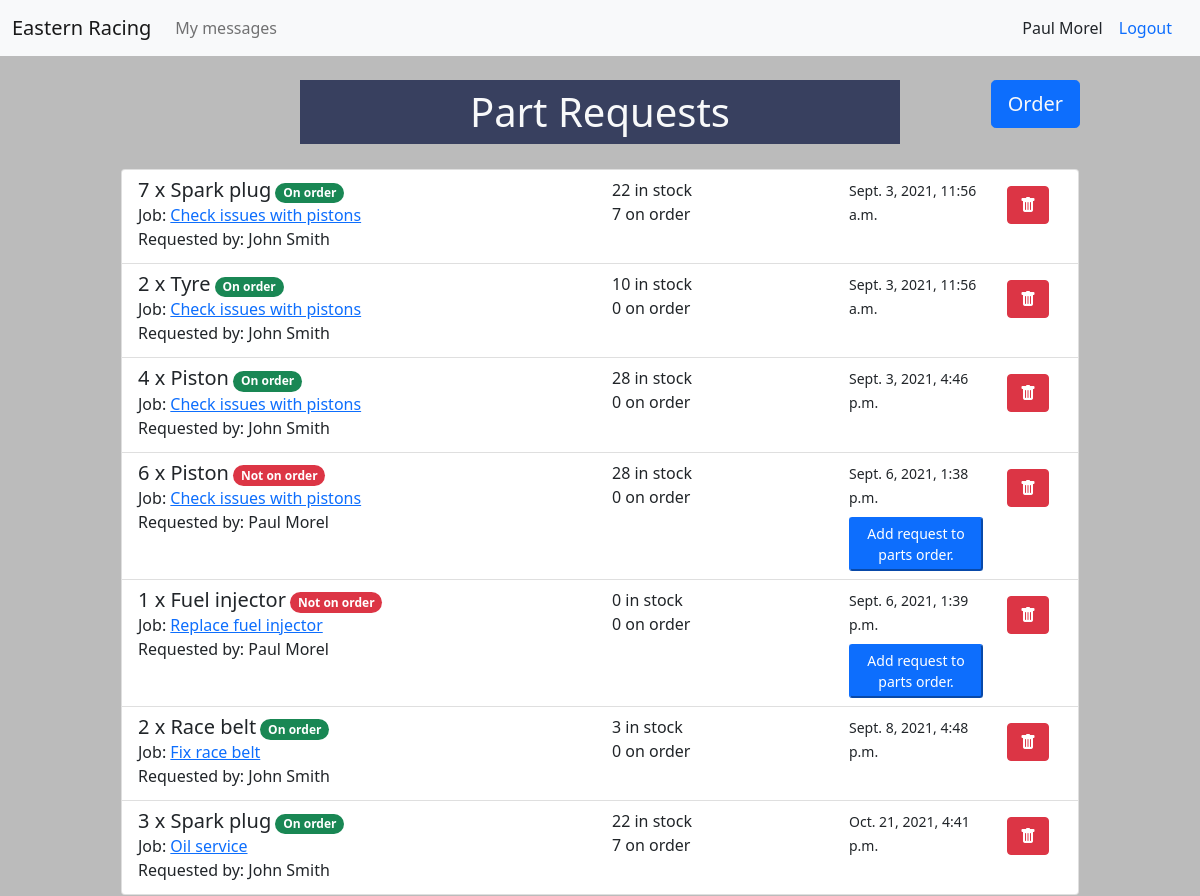
The page /parts/part_request_list/ (signed in) on the database as committed earlier.
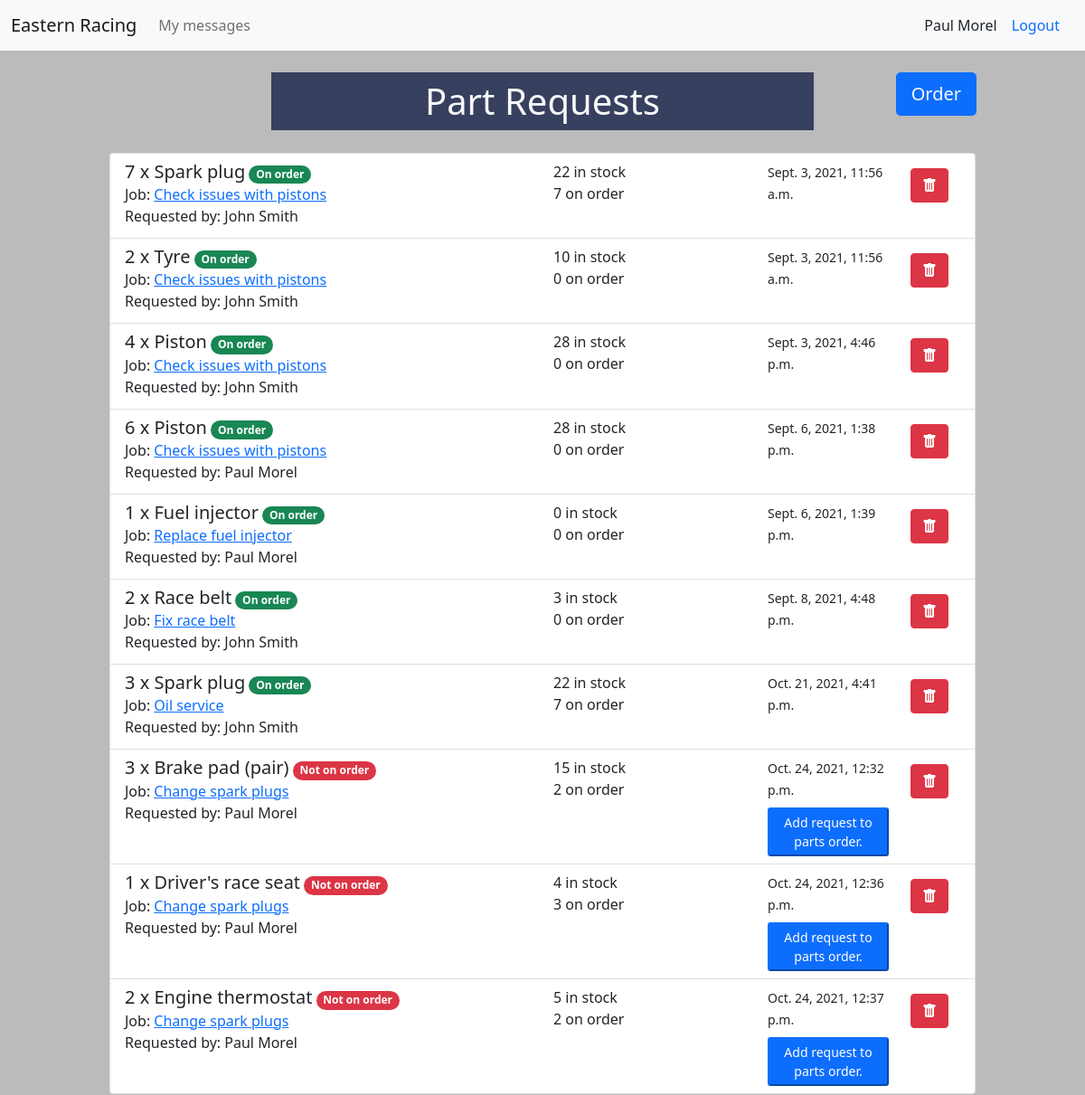
The same page on the database as committed later.
### accounts/models.py (models this page shows)
class User(AbstractUser):
    pass
    def __str__(self):
        return f"{self.first_name} {self.last_name}"

### cars/models.py (models this page shows, shortened)
class PartRequest(models.Model):
    part = models.ForeignKey(Part, on_delete=models.PROTECT, blank=True)
    requested_by = models.ForeignKey(User, on_delete=models.PROTECT)
    assigned_to = models.ForeignKey(Manager, on_delete=models.PROTECT)
    job = models.ForeignKey(Job, on_delete=models.PROTECT, blank=True)
    quantity = models.IntegerField()
    notes = models.TextField(blank=True)
    on_order = models.BooleanField(default=False)
    requested = models.DateTimeField(auto_now_add=True)

class Job(models.Model):
    title = models.CharField(max_length=300)
    description = models.TextField()
    car = models.ForeignKey(Car, on_delete=models.PROTECT)
    employee = models.ForeignKey(Employee, on_delete=models.PROTECT, related_name='assigned_job')
    manager = models.ForeignKey(Manager, on_delete=models.PROTECT, related_name='supervised_job')
    in_progress = models.BooleanField(default=False)
    complete = models.BooleanField(default=False)
    paid = models.BooleanField(default=False)
    estimated_time = models.DurationField(default=timedelta())
    created = models.DateTimeField(auto_now_add=True)
    updated = models.DateTimeField(auto_now=True)
    expected_complete = models.DateTimeField(blank=True)
    invoiced = models.BooleanField(default=False)

### parts/models.py (models this page shows, shortened)
class Part(models.Model):
    name = models.CharField(max_length=200)
    cost_price = models.DecimalField(max_digits=10, decimal_places=2)
    customer_price = models.DecimalField(max_digits=10, decimal_places=2)
    stock_level = models.PositiveIntegerField()
    def get_total_on_order(self):
        total = 0
        for order in self.partsorderunit_set.all():
            if not order.checked_in:
                total += order.quantity
        return total

class PartsOrderUnit(models.Model):
    order = models.ForeignKey(PartsOrder, on_delete=models.PROTECT)
    part = models.ForeignKey(Part, on_delete=models.PROTECT)
    quantity = models.IntegerField()
    cost_each = models.DecimalField(max_digits=10, decimal_places=2)
    total_cost = models.DecimalField(max_digits=10, decimal_places=2)
    checked_in = models.BooleanField(default=False)

### parts/views.py (the view)
# urls.py: path('part_request_list/', views.part_request_list, name='part-request-list'),
@permission_required('parts.add_part')
def part_request_list(request):
    part_requests = PartRequest.objects.filter(assigned_to = request.user.manager)
    context = {
        'part_requests': part_requests,
    }
    return render(request, 'parts/partrequest_list.html', context)

### car_mgmt/context_processors.py (called while the page is built)
def report_form(request):
    report_form = MessageForm(initial={'sender': request.user, 'recipient': Manager.objects.get(id=1).user})
    return {'report_form': report_form}

def login_form(request):
    login_form = AuthenticationForm()
    return {'login_form': login_form}

### parts/templates/parts/partrequest_list.html (shortened to what this page needs)
{% extends 'cars/base.html' %}
{% block content %}
<button class="order-button btn btn-primary text-light btn-lg p-relative" type="button" data-bs-toggle="offcanvas" data-bs-target="#offcanvasRight" aria-controls="offcanvasRight">
  Order</button>
<div class="d-flex justify-content-between">
  <h1 class="col-md-6 mx-auto text-center p-2 bg-parts text-light m-4">Part Requests</h1>
</div>
<div class="list-group listbox mx-auto">
  {% for part_request in part_requests %}
  <div class="list-group-item list-group-item-action">
    <div class="row">
      <div class="col-xs-12 col-md-6">
        <h5 class="mb-1 d-inline">{{ part_request.quantity }} x {{ part_request.part.name }}</h5>
        {% if part_request.on_order %}
        <span class="badge rounded-pill bg-success">On order</span>
        {% else %}
        <span class="badge rounded-pill bg-danger">Not on order</span>
        {% endif %}<br>
        {% if part_request.job %}
        Job: <a href="{% url 'cars:job-details' part_request.job.id %}">{{ part_request.job.title }}</a>
        {% endif %}<br>
        Requested by: {{ part_request.requested_by }}<br>
      </div>
      <div class="col-xs-12 col-md-3">
        {{ part_request.part.stock_level }} in stock<br>
        {{ part_request.part.get_total_on_order }} on order<br>
      </div>
      <div class="col-xs-12 col-md-2">
        <small>{{ part_request.requested }}</small>
        {% if not part_request.on_order %}
        <form action="{% url 'parts:add-part-to-order' %}" method="POST">
          <button type="submit" class="btn-primary btn-sm mt-2">Add request to parts order.</button>
        </form>
        {% endif %}
      </div>
      <div class="col-xs-12 col-md-1">
        <a type="button" class="btn btn-danger mt-2" data-bs-toggle="modal"
          data-bs-target="#deleteModal{{ part_request.id }}"><i class="bi bi-trash-fill"></i></a>
      </div>
    </div>
  </div>
  {% endfor %}
</div>
{% endblock content %}

### cars/templates/cars/base.html (shortened to what this page needs)
{% load static %}
{% load crispy_forms_tags %}
<!DOCTYPE html>
<html lang="en">
<head>
  <link href="https://cdn.jsdelivr.net/npm/bootstrap@5.0.2/dist/css/bootstrap.min.css" rel="stylesheet"
>
  <link rel="stylesheet" href="https://cdn.jsdelivr.net/npm/bootstrap-icons@1.5.0/font/bootstrap-icons.css">
  <link rel="stylesheet" type="text/css" href="{% static 'css/main.css' %}">
</head>
<body>
  <nav class="navbar navbar-expand-lg navbar-light bg-light">
    <div class="container-fluid">
      <a href="{% url 'cars:home' %}" class="navbar-brand">Eastern Racing</a>
      <div class="collapse navbar-collapse" id="navbarSupportedContent">
        {% if request.user.is_authenticated %}
        <ul class="navbar-nav me-auto mb-2 mb-lg-0">
          <li class="nav-item">
            <a href="{% url 'cars:message-list' %}" aria-current="page" class="nav-link">My messages
              </a>
          </li>
        </ul>
        {{ request.user.first_name }} {{ request.user.last_name }}
        <a class="nav-link" href="{% url 'accounts:logout' %}">Logout</a>
        {% else %}
        <button type="button" class="btn btn-login bg-parts text-light" data-bs-toggle="modal"
          data-bs-target="#loginModal">Login</button>
        {% endif %}
      </div>
    </div>
  </nav>
  <div id="content">
    {% block content %}
    {% endblock content %}
  </div>
</body>
</html>

### cars/static/css/main.css (style rules this page uses)
.listbox { max-width: 80% !important; }
body { background-color: #bbb; }
#content { overflow: hidden; }
.bg-parts { background-color: #38405F; }
.list-group { border: 1px solid #bbb; }
.list-group-item, .list-group-item:hover { z-index: auto; }
.order-button { position: absolute; right: 10%; top: 80px; }

Rows that differ between the two databases and show on the page:
changed PartRequest "Sept. 6, 2021, 1:38 p.m.": on_order "Not on order Add request to parts order." → "On order"
changed PartRequest "Sept. 6, 2021, 1:39 p.m.": on_order "Not on order Add request to parts order." → "On order"
added PartRequest: quantity "3", part.name "Brake pad (pair)", on_order "Not on order", job "Change spark plugs", requested_by "Paul Morel", part.stock_level "15", part.get_total_on_order "2", requested "Oct. 24, 2021, 12:32 p.m."
added PartRequest: quantity "1", part.name "Driver's race seat", on_order "Not on order", job "Change spark plugs", requested_by "Paul Morel", part.stock_level "4", part.get_total_on_order "3", requested "Oct. 24, 2021, 12:36 p.m."
added PartRequest: quantity "2", part.name "Engine thermostat", on_order "Not on order", job "Change spark plugs", requested_by "Paul Morel", part.stock_level "5", part.get_total_on_order "2", requested "Oct. 24, 2021, 12:37 p.m."
